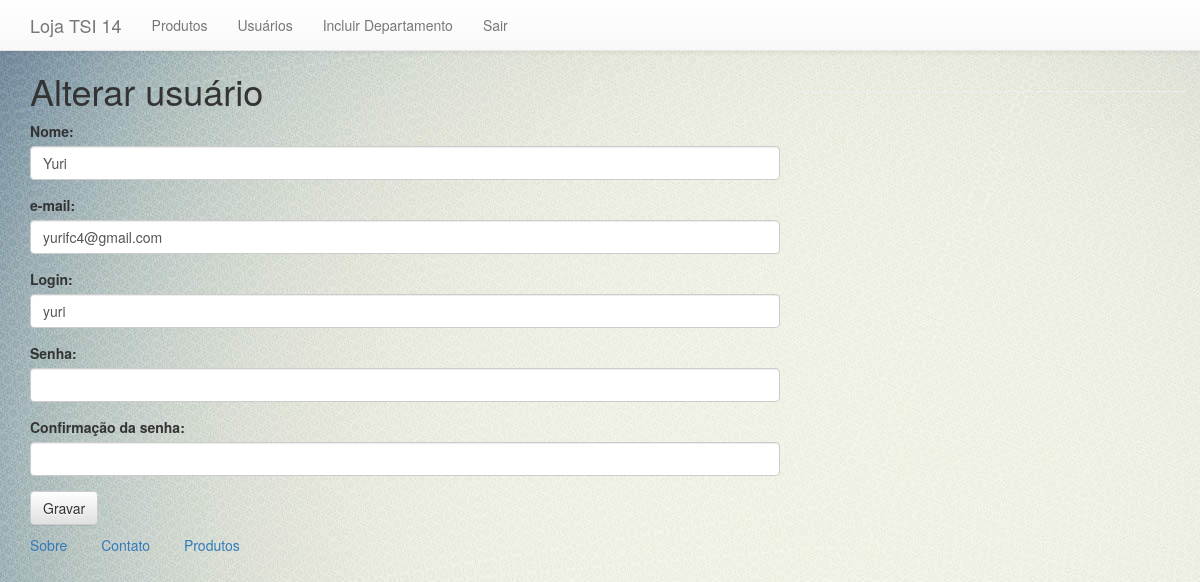
/admin/usuarios.php?acao=alterar&id=7 (signed in), run on the app's committed database.
### tables this page shows
CREATE TABLE `usuarios` (
  `id` int(11) NOT NULL AUTO_INCREMENT,
  `nome` varchar(60) NOT NULL,
  `email` varchar(60) NOT NULL,
  `login` varchar(20) NOT NULL,
  `senha` varchar(80) DEFAULT NULL,
  PRIMARY KEY (`id`),
  UNIQUE KEY `email_UNIQUE` (`email`),
  UNIQUE KEY `login_UNIQUE` (`login`)
);

### lib/database.php (called while the page is built, shortened)
<?php
	$result = null;
	$conn = mysql_connect(HOST, USER, PASSWORD);
	function consultar($sql)
	{
		global $conn, $result;
		$result = mysql_query($sql,$conn);
	}
	function proximo_registro()
	{
		global $result;
		return mysql_fetch_assoc($result);
	}

### lib/functions.php (called while the page is built, shortened)
<?php
require_once '../lib/database.php';
function alterar_usuario($id)
{
  $consulta = "select * from usuarios where id = $id";
  consultar($consulta);
  $registro = proximo_registro();
  $data = array(
    'nome' => $registro['nome'],
    'email' => $registro['email'],
    'login' => $registro['login']
  );
  return $data;
}
?>

### sections/form_usuarios.php (the view, shortened to what this page needs)
<div class="col-md-8">
  <h1><?php echo $titulo_pagina; ?></h1>
  <form method="post" action="<?php echo URL_BASE; ?>admin/usuarios.php?acao=gravar" role="form">
    <div class="form-group">
      <label for="nome">Nome:</label>
      <input type="text" name="nome" class="form-control" value="<?=isset($data['nome']) ? $data['nome'] : ''; ?>">
    </div>
    <div class="form-group">
      <label for="email">e-mail:</label>
      <input type="text" name="email" class="form-control" value="<?=isset($data['email']) ? $data['email'] : ''; ?>">
    </div>
    <div class="form-group">
      <label for="login">Login:</label>
      <input type="text" class="form-control" name="login" value="<?=isset($data['login']) ? $data['login'] : ''; ?>">
    </div>
    <div class="form-group">
      <label for="senha">Senha:</label>
      <input type="password" class="form-control" name="senha" id="senha">
    </div>
    <div class="form-group">
      <label for="confirma_senha">Confirmação da senha:</label>
      <input type="password" class="form-control" name="confirma_senha" id="confirma_senha">
    </div>
    <button type="submit" class="btn btn-default">Gravar</button>
  </form>
</div>

### assets/css/estilos.css (style rules this page uses)
body { background-image: url(../img/back.jpg); }

### data on the page
usuarios: nome "Yuri", email "yurifc4@gmail.com", login "yuri"

### other printed values
$titulo_pagina "Alterar usuário"
